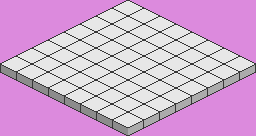

A 2D game scene composited from a Tiled map and its tileset images. What follows is a short description and the map's XML, with every tile layer's data as written:
An orthogonal 32x17 tile map with 8x8 px tiles, 2 tile layers (Underground, Ground).

<map version="1.10" tiledversion="1.10.2" orientation="orthogonal" renderorder="right-down" width="32" height="17" tilewidth="8" tileheight="8" infinite="0" backgroundcolor="#dc8add" nextlayerid="3" nextobjectid="1">
 <tileset firstgid="1" source="tileset-0.tsx" />
 <layer id="2" name="Underground" width="32" height="17">
  <data encoding="csv">
0,0,0,0,0,0,0,0,0,0,0,0,0,0,0,0,0,0,0,0,0,0,0,0,0,0,0,0,0,0,0,0,
0,0,0,0,0,0,0,0,0,0,0,0,0,0,0,0,0,0,0,0,0,0,0,0,0,0,0,0,0,0,0,0,
0,0,0,0,0,0,0,0,0,0,0,0,0,0,0,0,0,0,0,0,0,0,0,0,0,0,0,0,0,0,0,0,
0,0,0,0,0,0,0,0,0,0,0,0,0,0,0,0,0,0,0,0,0,0,0,0,0,0,0,0,0,0,0,0,
0,0,0,0,0,0,0,0,0,0,0,0,0,0,0,0,0,0,0,0,0,0,0,0,0,0,0,0,0,0,0,0,
0,0,0,0,0,0,0,0,0,0,0,0,0,0,0,0,0,0,0,0,0,0,0,0,0,0,0,0,0,0,0,0,
0,0,0,0,0,0,0,0,0,0,0,0,0,0,0,0,0,0,0,0,0,0,0,0,0,0,0,0,0,0,0,0,
0,0,0,0,0,0,0,0,0,0,0,0,0,0,0,0,0,0,0,0,0,0,0,0,0,0,0,0,0,0,0,0,
133,134,0,0,0,0,0,0,0,0,0,0,0,0,0,0,0,0,0,0,0,0,0,0,0,0,0,0,0,0,135,136,
165,166,133,134,0,0,0,0,0,0,0,0,0,0,0,0,0,0,0,0,0,0,0,0,0,0,0,0,135,136,167,168,
0,0,165,166,133,134,0,0,0,0,0,0,0,0,0,0,0,0,0,0,0,0,0,0,0,0,135,136,167,168,0,0,
0,0,0,0,165,166,133,134,0,0,0,0,0,0,0,0,0,0,0,0,0,0,0,0,135,136,167,168,0,0,0,0,
0,0,0,0,0,0,165,166,133,134,0,0,0,0,0,0,0,0,0,0,0,0,135,136,167,168,0,0,0,0,0,0,
0,0,0,0,0,0,0,0,165,166,133,134,0,0,0,0,0,0,0,0,135,136,167,168,0,0,0,0,0,0,0,0,
0,0,0,0,0,0,0,0,0,0,165,166,133,134,0,0,0,0,135,136,167,168,0,0,0,0,0,0,0,0,0,0,
0,0,0,0,0,0,0,0,0,0,0,0,165,166,133,134,135,136,167,168,0,0,0,0,0,0,0,0,0,0,0,0,
0,0,0,0,0,0,0,0,0,0,0,0,0,0,165,166,167,168,0,0,0,0,0,0,0,0,0,0,0,0,0,0
</data>
 </layer>
 <layer id="1" name="Ground" width="32" height="17">
  <data encoding="csv">
0,0,0,0,0,0,0,0,0,0,0,0,0,0,9,10,11,12,0,0,0,0,0,0,0,0,0,0,0,0,0,0,
0,0,0,0,0,0,0,0,0,0,0,0,9,10,33,34,35,36,11,12,0,0,0,0,0,0,0,0,0,0,0,0,
0,0,0,0,0,0,0,0,0,0,9,10,33,34,1,2,3,4,35,36,11,12,0,0,0,0,0,0,0,0,0,0,
0,0,0,0,0,0,0,0,9,10,33,34,1,2,3,4,1,2,3,4,35,36,11,12,0,0,0,0,0,0,0,0,
0,0,0,0,0,0,9,10,33,34,1,2,3,4,1,2,33,34,1,2,3,4,35,36,11,12,0,0,0,0,0,0,
0,0,0,0,9,10,33,34,1,2,3,4,1,2,33,34,1,2,3,4,1,2,3,4,35,36,11,12,0,0,0,0,
0,0,9,10,33,34,1,2,3,4,1,2,33,34,1,2,33,34,1,2,33,34,1,2,3,4,35,36,11,12,0,0,
9,10,33,34,1,2,3,4,1,2,33,34,1,2,33,34,1,2,33,34,1,2,3,4,1,2,3,4,35,36,11,12,
41,42,35,36,33,34,1,2,33,34,35,36,33,34,1,2,33,34,1,2,3,4,35,36,3,4,35,36,3,4,43,44,
0,0,41,42,35,36,33,34,1,2,33,34,35,36,33,34,1,2,3,4,1,2,3,4,35,36,3,4,43,44,0,0,
0,0,0,0,41,42,35,36,33,34,1,2,33,34,35,36,33,34,1,2,33,34,35,36,3,4,43,44,0,0,0,0,
0,0,0,0,0,0,41,42,35,36,33,34,1,2,33,34,35,36,33,34,35,36,3,4,43,44,0,0,0,0,0,0,
0,0,0,0,0,0,0,0,41,42,35,36,33,34,1,2,33,34,35,36,3,4,43,44,0,0,0,0,0,0,0,0,
0,0,0,0,0,0,0,0,0,0,41,42,35,36,33,34,35,36,3,4,43,44,0,0,0,0,0,0,0,0,0,0,
0,0,0,0,0,0,0,0,0,0,0,0,41,42,35,36,3,4,43,44,0,0,0,0,0,0,0,0,0,0,0,0,
0,0,0,0,0,0,0,0,0,0,0,0,0,0,41,42,43,44,0,0,0,0,0,0,0,0,0,0,0,0,0,0,
0,0,0,0,0,0,0,0,0,0,0,0,0,0,0,0,0,0,0,0,0,0,0,0,0,0,0,0,0,0,0,0
</data>
 </layer>
</map>
